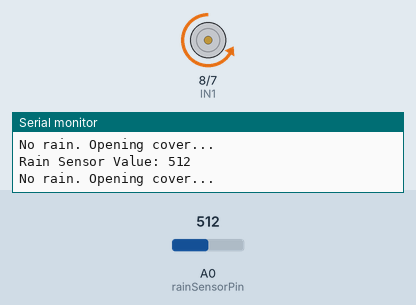
This sketch was run on a simulated Arduino Uno, built with avr-gcc and run on an emulated ATmega328P. Shown: motor-driver pin pairs drawn as motors (green arrow = first pin HIGH = forward, orange = second pin HIGH = backward, longer = more drive, scaled by the enable pin), the last lines printed to the serial monitor. The test bench sets the inputs (shaded band); at power-on: A0 (rainSensorPin) = 512.

Above: at 4.8 s.
4.9 s: A0 (rainSensorPin) set to 408
At 7.5 s:
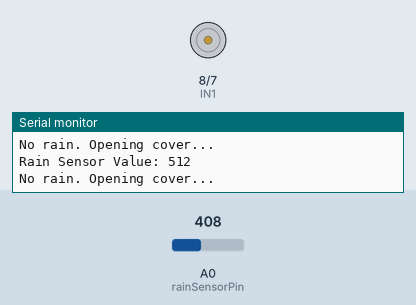
9.9 s: A0 (rainSensorPin) set to 388
At 12.6 s:
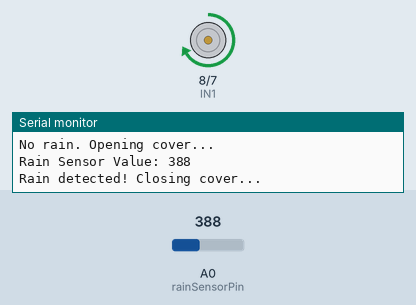
19.2 s: A0 (rainSensorPin) set to 410
28.5 s: A0 (rainSensorPin) set to 390
Timing chart, 0 to 37.5 s (numbered marks = the images above; inputs shaded):
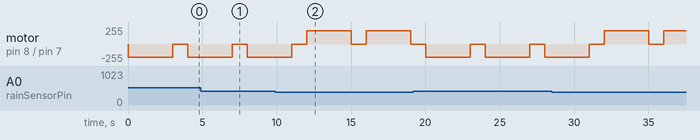

The sketch:

crop_protection.ino
```cpp
// Pin definitions
int ENA = 9;      // Enable pin of L298N
int IN1 = 8;      // Motor input 1
int IN2 = 7;      // Motor input 2
int rainSensorPin = A0;
int rainThreshold = 400;
int rainValue = 0;

void setup() {
  pinMode(ENA, OUTPUT);
  pinMode(IN1, OUTPUT);
  pinMode(IN2, OUTPUT);
  pinMode(rainSensorPin, INPUT);
  Serial.begin(9600);
  Serial.println("Horizontal Crop Cover System Started");
}

void loop() {
  rainValue = analogRead(rainSensorPin);
  Serial.print("Rain Sensor Value: ");
  Serial.println(rainValue);

  if (rainValue < rainThreshold) {
    Serial.println("Rain detected! Closing cover...");
    moveCoverForward(); // Extend cover horizontally
    delay(3000);        // Time to fully close (adjust as needed)
    stopMotor();
  } else {
    Serial.println("No rain. Opening cover...");
    moveCoverBackward(); // Retract cover horizontally
    delay(3000);         // Time to fully open (adjust as needed)
    stopMotor();
  }
  delay(1000);
}

void moveCoverForward() {
  digitalWrite(IN1, HIGH);
  digitalWrite(IN2, LOW);
  analogWrite(ENA, 200); // Speed (0-255)
}

void moveCoverBackward() {
  digitalWrite(IN1, LOW);
  digitalWrite(IN2, HIGH);
  analogWrite(ENA, 200);
}

void stopMotor() {
  digitalWrite(IN1, LOW);
  digitalWrite(IN2, LOW);
}
```

Measured:
- the behaviour switches between 400 and 399 on A0 (rainSensorPin) (found by bisection; images 1 and 2)
- by itself, motor on pin 8 (IN1) / pin 7 (IN2): alternates forward 200/255 for 3.0 s and stopped for 1.0 s
